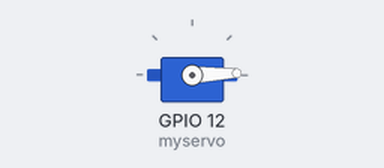
Recording of a sketch running on a simulated ESP32. On the bench: servo. WiFi joins after 1.5 s; servers stay silent unless stated; the camera gives no picture; what the sketch prints to the serial monitor is not drawn.

Above: at 1.85 s.
At 3.1 s:
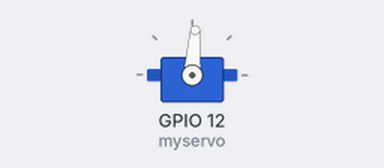
At 4.4 s:
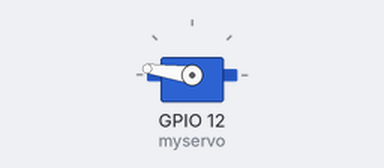
At 7.0 s:
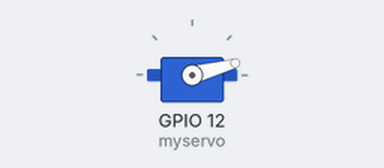
Timing chart, 0 to 10.2 s (numbered marks = the images above):
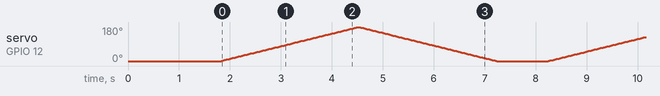

The sketch:

esp.ino
```cpp
/*
usb to ttl -> cp2102


esp32 -> usb:

    5v   ->  5v
    gnd  ->  gnd
    U0R  ->  TXD
    U0T  ->  RXD

*upload the code -> esp32 : gnd -> IO0


step 1 : circuit wiring
step 2 : select the board and the port (AI THINKER ESP32-CAM)
step 3 : select the camera model
step 4 : enter the wifi the SSID and the password
step 5 : upload the code
step 6 : remove the gnd -> IO0 wiring
step 7 : open your serial monitor and choose the baud then press the reset button
step 8 : copy the wifi address displayed on the serial monitor then enter the website
step 9 : you can see the screen on the website

*/
#include "soc/soc.h"            //solve Brownout detector was triggered
#include "soc/rtc_cntl_reg.h"


#include "esp_camera.h"
#include <WiFi.h>

//
// WARNING!!! PSRAM IC required for UXGA resolution and high JPEG quality
//            Ensure ESP32 Wrover Module or other board with PSRAM is selected
//            Partial images will be transmitted if image exceeds buffer size
//

// Select camera model
//#define CAMERA_MODEL_WROVER_KIT // Has PSRAM
//#define CAMERA_MODEL_ESP_EYE // Has PSRAM
//#define CAMERA_MODEL_M5STACK_PSRAM // Has PSRAM
//#define CAMERA_MODEL_M5STACK_V2_PSRAM // M5Camera versioDFJKn B Has PSRAM
//#define CAMERA_MODEL_M5STACK_WIDE // Has PSRAM
//#define CAMERA_MODEL_M5STACK_ESP32CAM // No PSRAM
#define CAMERA_MODEL_AI_THINKER // Has PSRAM
//#define CAMERA_MODEL_TTGO_T_JOURNAL // No PSRAM

#include "camera_pins.h"

const char* ssid = "HITRON-50A0";
const char* password = "250194014437";

void startCameraServer();

#include <ESP32Servo.h>
Servo myservo;

void setup() {
  WRITE_PERI_REG(RTC_CNTL_BROWN_OUT_REG, 0); //disable brownout detector
  Serial.begin(115200);

//camera
  Serial.setDebugOutput(true);
  Serial.println();

  camera_config_t config;
  config.ledc_channel = LEDC_CHANNEL_0;
  config.ledc_timer = LEDC_TIMER_0;
  config.pin_d0 = Y2_GPIO_NUM;
  config.pin_d1 = Y3_GPIO_NUM;
  config.pin_d2 = Y4_GPIO_NUM;
  config.pin_d3 = Y5_GPIO_NUM;
  config.pin_d4 = Y6_GPIO_NUM;
  config.pin_d5 = Y7_GPIO_NUM;
  config.pin_d6 = Y8_GPIO_NUM;
  config.pin_d7 = Y9_GPIO_NUM;
  config.pin_xclk = XCLK_GPIO_NUM;
  config.pin_pclk = PCLK_GPIO_NUM;
  config.pin_vsync = VSYNC_GPIO_NUM;
  config.pin_href = HREF_GPIO_NUM;
  config.pin_sscb_sda = SIOD_GPIO_NUM;
  config.pin_sscb_scl = SIOC_GPIO_NUM;
  config.pin_pwdn = PWDN_GPIO_NUM;
  config.pin_reset = RESET_GPIO_NUM;
  config.xclk_freq_hz = 20000000;
  config.pixel_format = PIXFORMAT_JPEG;

  // if PSRAM IC present, init with UXGA resolution and higher JPEG quality
  //                      for larger pre-allocated frame buffer.
  if(psramFound()){
    config.frame_size = FRAMESIZE_UXGA;
    config.jpeg_quality = 10;
    config.fb_count = 2;
  } else {
    config.frame_size = FRAMESIZE_SVGA;
    config.jpeg_quality = 12;
    config.fb_count = 1;
  }

#if defined(CAMERA_MODEL_ESP_EYE)
  pinMode(13, INPUT_PULLUP);
  pinMode(14, INPUT_PULLUP);
#endif

  // camera init
  esp_err_t err = esp_camera_init(&config);
  if (err != ESP_OK) {
    Serial.printf("Camera init failed with error 0x%x", err);
    return;
  }

  sensor_t * s = esp_camera_sensor_get();
  // initial sensors are flipped vertically and colors are a bit saturated
  if (s->id.PID == OV3660_PID) {
    s->set_vflip(s, 1); // flip it back
    s->set_brightness(s, 1); // up the brightness just a bit
    s->set_saturation(s, -2); // lower the saturation
  }
  // drop down frame size for higher initial frame rate
  s->set_framesize(s, FRAMESIZE_QVGA);

#if defined(CAMERA_MODEL_M5STACK_WIDE) || defined(CAMERA_MODEL_M5STACK_ESP32CAM)
  s->set_vflip(s, 1);
  s->set_hmirror(s, 1);
#endif

  WiFi.begin(ssid, password);

  while (WiFi.status() != WL_CONNECTED) {
    delay(500);
    Serial.print(".");
  }
  Serial.println("");
  Serial.println("WiFi connected");

  startCameraServer();

  Serial.print("Camera Ready! Use 'http://");
  Serial.print(WiFi.localIP());
  Serial.println("' to connect");

//servo
  myservo.attach(12);
}

void loop() {
  // put your main code here, to run repeatedly:
  for (int pos = 0; pos <= 180; pos += 1) { // goes from 0 degrees to 180 degrees
    // in steps of 1 degree
    myservo.write(pos);              // tell servo to go to position in variable 'pos'
    Serial.write(pos);
    delay(15);                       // waits 15ms for the servo to reach the position
  }
  for (int pos = 180; pos >= 0; pos -= 1) { // goes from 180 degrees to 0 degrees
    myservo.write(pos);              // tell servo to go to position in variable 'pos'
    Serial.write(pos);
    delay(15);                       // waits 15ms for the servo to reach the position
  }


  delay(1000);
}
```

camera_pins.h
```cpp
#if defined(CAMERA_MODEL_WROVER_KIT)
#define PWDN_GPIO_NUM    -1
#define RESET_GPIO_NUM   -1
#define XCLK_GPIO_NUM    21
#define SIOD_GPIO_NUM    26
#define SIOC_GPIO_NUM    27

#define Y9_GPIO_NUM      35
#define Y8_GPIO_NUM      34
#define Y7_GPIO_NUM      39
#define Y6_GPIO_NUM      36
#define Y5_GPIO_NUM      19
#define Y4_GPIO_NUM      18
#define Y3_GPIO_NUM       5
#define Y2_GPIO_NUM       4
#define VSYNC_GPIO_NUM   25
#define HREF_GPIO_NUM    23
#define PCLK_GPIO_NUM    22

#elif defined(CAMERA_MODEL_ESP_EYE)
#define PWDN_GPIO_NUM    -1
#define RESET_GPIO_NUM   -1
#define XCLK_GPIO_NUM    4
#define SIOD_GPIO_NUM    18
#define SIOC_GPIO_NUM    23

#define Y9_GPIO_NUM      36
#define Y8_GPIO_NUM      37
#define Y7_GPIO_NUM      38
#define Y6_GPIO_NUM      39
#define Y5_GPIO_NUM      35
#define Y4_GPIO_NUM      14
#define Y3_GPIO_NUM      13
#define Y2_GPIO_NUM      34
#define VSYNC_GPIO_NUM   5
#define HREF_GPIO_NUM    27
#define PCLK_GPIO_NUM    25

#elif defined(CAMERA_MODEL_M5STACK_PSRAM)
#define PWDN_GPIO_NUM     -1
#define RESET_GPIO_NUM    15
#define XCLK_GPIO_NUM     27
#define SIOD_GPIO_NUM     25
#define SIOC_GPIO_NUM     23

#define Y9_GPIO_NUM       19
#define Y8_GPIO_NUM       36
#define Y7_GPIO_NUM       18
#define Y6_GPIO_NUM       39
#define Y5_GPIO_NUM        5
#define Y4_GPIO_NUM       34
#define Y3_GPIO_NUM       35
#define Y2_GPIO_NUM       32
#define VSYNC_GPIO_NUM    22
#define HREF_GPIO_NUM     26
#define PCLK_GPIO_NUM     21

#elif defined(CAMERA_MODEL_M5STACK_V2_PSRAM)
#define PWDN_GPIO_NUM     -1
#define RESET_GPIO_NUM    15
#define XCLK_GPIO_NUM     27
#define SIOD_GPIO_NUM     22
#define SIOC_GPIO_NUM     23

#define Y9_GPIO_NUM       19
#define Y8_GPIO_NUM       36
#define Y7_GPIO_NUM       18
#define Y6_GPIO_NUM       39
#define Y5_GPIO_NUM        5
#define Y4_GPIO_NUM       34
#define Y3_GPIO_NUM       35
#define Y2_GPIO_NUM       32
#define VSYNC_GPIO_NUM    25
#define HREF_GPIO_NUM     26
#define PCLK_GPIO_NUM     21

#elif defined(CAMERA_MODEL_M5STACK_WIDE)
#define PWDN_GPIO_NUM     -1
#define RESET_GPIO_NUM    15
#define XCLK_GPIO_NUM     27
#define SIOD_GPIO_NUM     22
#define SIOC_GPIO_NUM     23

#define Y9_GPIO_NUM       19
#define Y8_GPIO_NUM       36
#define Y7_GPIO_NUM       18
#define Y6_GPIO_NUM       39
#define Y5_GPIO_NUM        5
#define Y4_GPIO_NUM       34
#define Y3_GPIO_NUM       35
#define Y2_GPIO_NUM       32
#define VSYNC_GPIO_NUM    25
#define HREF_GPIO_NUM     26
#define PCLK_GPIO_NUM     21

#elif defined(CAMERA_MODEL_M5STACK_ESP32CAM)
#define PWDN_GPIO_NUM     -1
#define RESET_GPIO_NUM    15
#define XCLK_GPIO_NUM     27
#define SIOD_GPIO_NUM     25
#define SIOC_GPIO_NUM     23

#define Y9_GPIO_NUM       19
#define Y8_GPIO_NUM       36
#define Y7_GPIO_NUM       18
#define Y6_GPIO_NUM       39
#define Y5_GPIO_NUM        5
#define Y4_GPIO_NUM       34
#define Y3_GPIO_NUM       35
#define Y2_GPIO_NUM       17
#define VSYNC_GPIO_NUM    22
#define HREF_GPIO_NUM     26
#define PCLK_GPIO_NUM     21

#elif defined(CAMERA_MODEL_AI_THINKER)
#define PWDN_GPIO_NUM     32
#define RESET_GPIO_NUM    -1
#define XCLK_GPIO_NUM      0
#define SIOD_GPIO_NUM     26
#define SIOC_GPIO_NUM     27

#define Y9_GPIO_NUM       35
#define Y8_GPIO_NUM       34
#define Y7_GPIO_NUM       39
#define Y6_GPIO_NUM       36
#define Y5_GPIO_NUM       21
#define Y4_GPIO_NUM       19
#define Y3_GPIO_NUM       18
#define Y2_GPIO_NUM        5
#define VSYNC_GPIO_NUM    25
#define HREF_GPIO_NUM     23
#define PCLK_GPIO_NUM     22

#elif defined(CAMERA_MODEL_TTGO_T_JOURNAL)
#define PWDN_GPIO_NUM      0
#define RESET_GPIO_NUM    15
#define XCLK_GPIO_NUM     27
#define SIOD_GPIO_NUM     25
#define SIOC_GPIO_NUM     23

#define Y9_GPIO_NUM       19
#define Y8_GPIO_NUM       36
#define Y7_GPIO_NUM       18
#define Y6_GPIO_NUM       39
#define Y5_GPIO_NUM        5
#define Y4_GPIO_NUM       34
#define Y3_GPIO_NUM       35
#define Y2_GPIO_NUM       17
#define VSYNC_GPIO_NUM    22
#define HREF_GPIO_NUM     26
#define PCLK_GPIO_NUM     21

#else
#error "Camera model not selected"
#endif
```
